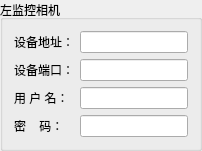
         <widget class="QGroupBox" name="groupBox_51">
          <property name="title">
           <string>左监控相机</string>
          </property>
          <layout class="QGridLayout" name="gridLayout_55">
           <item row="1" column="0">
            <widget class="QLabel" name="label_83">
             <property name="sizePolicy">
              <sizepolicy hsizetype="Maximum" vsizetype="Fixed">
               <horstretch>0</horstretch>
               <verstretch>0</verstretch>
              </sizepolicy>
             </property>
             <property name="text">
              <string>设备端口：</string>
             </property>
            </widget>
           </item>
           <item row="0" column="1">
            <widget class="QLineEdit" name="Hikvision_21_Ip">
             <property name="sizePolicy">
              <sizepolicy hsizetype="Expanding" vsizetype="Fixed">
               <horstretch>0</horstretch>
               <verstretch>0</verstretch>
              </sizepolicy>
             </property>
            </widget>
           </item>
           <item row="1" column="1">
            <widget class="QLineEdit" name="Hikvision_21_Port"/>
           </item>
           <item row="2" column="0">
            <widget class="QLabel" name="label_90">
             <property name="sizePolicy">
              <sizepolicy hsizetype="Maximum" vsizetype="Fixed">
               <horstretch>0</horstretch>
               <verstretch>0</verstretch>
              </sizepolicy>
             </property>
             <property name="text">
              <string>用 户 名：</string>
             </property>
            </widget>
           </item>
           <item row="0" column="0">
            <widget class="QLabel" name="label_252">
             <property name="sizePolicy">
              <sizepolicy hsizetype="Preferred" vsizetype="Fixed">
               <horstretch>0</horstretch>
               <verstretch>0</verstretch>
              </sizepolicy>
             </property>
             <property name="text">
              <string>设备地址：</string>
             </property>
            </widget>
           </item>
           <item row="3" column="0">
            <widget class="QLabel" name="label_91">
             <property name="sizePolicy">
              <sizepolicy hsizetype="Maximum" vsizetype="Fixed">
               <horstretch>0</horstretch>
               <verstretch>0</verstretch>
              </sizepolicy>
             </property>
             <property name="text">
              <string>密    码：</string>
             </property>
            </widget>
           </item>
           <item row="2" column="1">
            <widget class="QLineEdit" name="Hikvision_21_User"/>
           </item>
           <item row="3" column="1">
            <widget class="QLineEdit" name="Hikvision_21_Pass"/>
           </item>
          </layout>
         </widget>
